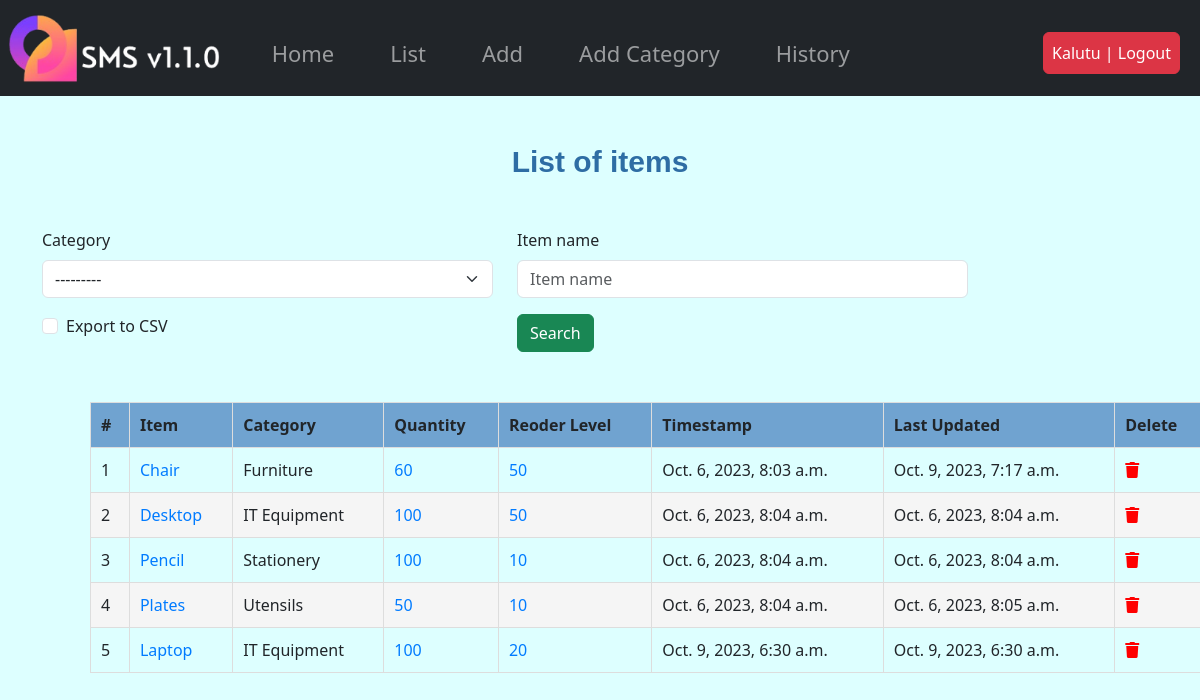
Screenshot of /stock/list/ (signed in) with the database file from the repository.
### stockmgt/models.py (models this page shows, shortened)
class Stock(models.Model):
    category = models.ForeignKey(Category, on_delete=models.CASCADE, blank=True, null=True)
    item_name = models.CharField(max_length=50, blank=True, null=True)
    quantity = models.IntegerField(default='0', blank=True, null=True)
    receive_quantity = models.IntegerField(default='0', blank=True, null=True)
    receive_by = models.CharField(max_length=50, blank=True, null=True)
    issue_quantity = models.IntegerField(default='0', blank=True, null=True)
    issue_by = models.CharField(max_length=50, blank=True, null=True)
    issue_to = models.CharField(max_length=50, blank=True, null=True)
    phone_number = models.CharField(max_length=50, blank=True, null=True)
    created_by = models.CharField(max_length=50, blank=True, null=True)
    reorder_level = models.IntegerField(default='0', blank=True, null=True)
    timestamp = models.DateTimeField(auto_now_add=True, auto_now=False)
    last_updated = models.DateTimeField(auto_now_add=False, auto_now=True)
    export_to_CSV = models.BooleanField(default=False)

class Category(models.Model):
    name = models.CharField(max_length=50, blank=True, null=True)
    def __str__(self):
        return self.name

### stockmgt/views.py (the view, shortened to what this page needs)
# urls.py: path('list/', list_items, name='list'),
@login_required(login_url=('/accounts/login'))
def list_items(request):
    title = "List of items"
    queryset = Stock.objects.all()
    form = StockSearchForm()
    context={
        'title':title,
        'queryset':queryset,
        'form':form
    }
    return render(request, 'stock/list.html', context)

### stockmgt/forms.py
class StockSearchForm(forms.ModelForm):
   class Meta:
     model = Stock
     fields = ['category', 'item_name', 'export_to_CSV']

### stockmgt/templates/stock/list.html (shortened to what this page needs)
{% extends 'stock/base.html' %}
{% load bootstrap5 %}
{% block content %}
	<div class="container mt-5">
		<h1 class="title mb-5">{{ title }}</h1>
		<form class="mt-5" method="post" action="">
			<div class="row">
				{% for field in form %}
				<div class="col-sm-5">
					{% bootstrap_field field %}
				</div>
				{% endfor %}
				<div class="col-sm-3">
					<input class="btn btn-success" type="submit" value="Search">
				</div>
			</div>
		</form>
		<table class="m-5">
			<thead>
				<th>#</th>
				<th>Item</th>
				<th>Category</th>
				<th>Quantity</th>
				<th>Reoder Level</th>
				<th>Timestamp</th>
				<th>Last Updated</th>
				<th>Delete</th>
			</thead>
			<tbody>
				{% for instance in queryset %}
				<tr>
					<td>{{forloop.counter}}</td>
					<td><a href="{% url 'stock:update' id=instance.id %}">{{instance.item_name}}</a></td>
					<td>{{instance.category}}</td>
					<td><a href="{% url 'stock:detail' id=instance.id %}">
						{% if instance.quantity <= instance.reorder_level %}
						<div style="background-color: tomato;">{{instance.quantity}}</div>
						{% else %}{{instance.quantity}}
						{% endif %}
					</a></td>
					<td><a href="{% url 'stock:reorder' instance.id %}">{{instance.reorder_level}}</a></td>
					<td>{{instance.timestamp}}</td>
					<td>{{instance.last_updated}}</td>
					<td><a href="{% url 'stock:delete' id=instance.id %}"><i class="fas fa-trash" style="color: red;"></i></a></td>
				</tr>
				{% endfor %}
			</tbody>
		</table>
	</div>
{% endblock %}

### stockmgt/templates/stock/base.html (shortened to what this page needs)
{% load static %}
<!DOCTYPE html>
<html lang="en">
<head>
    <link rel="stylesheet" href="https://cdnjs.cloudflare.com/ajax/libs/font-awesome/5.15.3/css/all.min.css">
    <link href="https://cdn.jsdelivr.net/npm/bootstrap@5.3.2/dist/css/bootstrap.min.css" rel="stylesheet">
    <link rel="stylesheet" href="{% static 'css/styles.css' %}">
</head>
<body>
    <nav class="navbar navbar-expand-lg navbar-dark bg-dark">
        {% if user.is_authenticated %}
        <a class="navbar-brand" href="{% url 'home' %}"><img height="70px" src="{% static 'img/logo.png' %}" alt="logo"></a>
        <div class="collapse navbar-collapse" id="navbarNav">
            <ul class="navbar-nav ml-auto">
                <li class="nav-item">
                    <a class="nav-link" href="{% url 'home' %}">Home</a>
                </li>
                <li class="nav-item">
                    <a class="nav-link" href="{% url 'stock:list' %}">List</a>
                </li>
                <li class="nav-item">
                    <a class="nav-link" href="{% url 'stock:add' %}">Add</a>
                </li>
                <li class="nav-item">
                    <a class="nav-link" href="{% url 'stock:add_category' %}">Add Category</a>
                </li>
                <li class="nav-item">
                    <a class="nav-link" href="{% url 'stock:history' %}">History</a>
                </li>
            </ul>
        </div>
        <ul class="navbar-nav">
            <li class="nav-item">
                    <a href="{% url 'accounts:logout' %}" class="btn btn-danger p-2">{{user}} | Logout</a>
            </li>
        </ul>
        {% endif %}
    </nav>
    {% block content %}
    {% endblock %}
</body>
</html>

### stockmgt/static/css/styles.css (style rules this page uses)
* { margin: 0; box-sizing: border-box; }
body { background-color: rgb(221, 255, 255); }
.nav-item { font-size: 22px; margin: 20px 20px 10px 20px; }
.title, .home { font-family: helvetica; font-weight: bold; font-size: 30px; color: #2e6da4; text-align: center; }
table { width: 100%; border-collapse: collapse; margin: 20px 0; }
th { background-color: #70a3d0; text-align: left; padding: 10px; font-weight: bold; border: 1px solid #ddd; }
td { padding: 10px; border: 1px solid #ddd; }
tr:nth-child(even) { background-color: #f5f5f5; }
td a { color: #007bff; text-decoration: none; }

### rows the page displays
Stock: item_name "Chair", category "Furniture", quantity "60", reorder_level "50", timestamp "Oct. 6, 2023, 8:03 a.m.", last_updated "Oct. 9, 2023, 7:17 a.m."
Stock: item_name "Desktop", category "IT Equipment", quantity "100", reorder_level "50", timestamp "Oct. 6, 2023, 8:04 a.m.", last_updated "Oct. 6, 2023, 8:04 a.m."
Stock: item_name "Pencil", category "Stationery", quantity "100", reorder_level "10", timestamp "Oct. 6, 2023, 8:04 a.m.", last_updated "Oct. 6, 2023, 8:04 a.m."
Stock: item_name "Plates", category "Utensils", quantity "50", reorder_level "10", timestamp "Oct. 6, 2023, 8:04 a.m.", last_updated "Oct. 6, 2023, 8:05 a.m."
Stock: item_name "Laptop", category "IT Equipment", quantity "100", reorder_level "20", timestamp "Oct. 9, 2023, 6:30 a.m.", last_updated "Oct. 9, 2023, 6:30 a.m."

### other values shown
{{ user }} "Kalutu"
{{ title }} "List of items"
